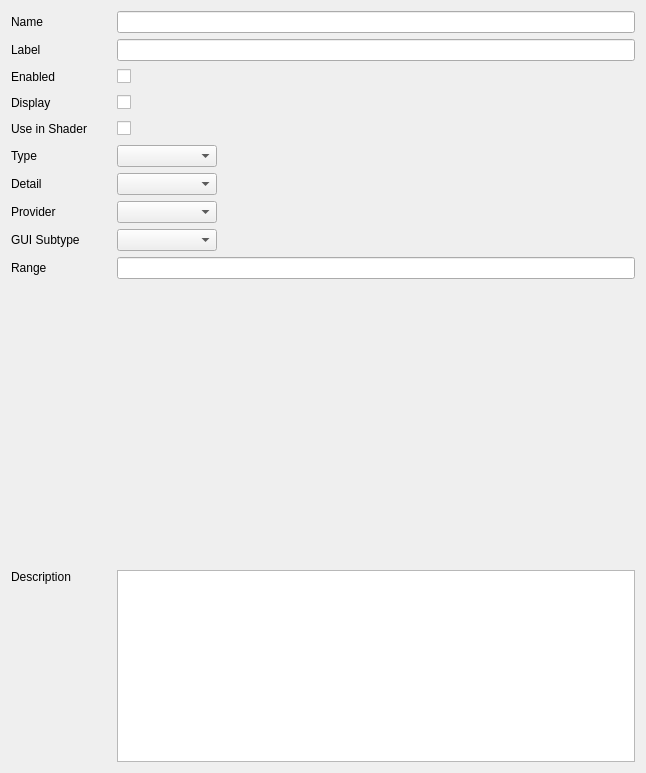
<?xml version="1.0" encoding="UTF-8"?>
<ui version="4.0">
 <class>NodeParamEditor</class>
 <widget class="QWidget" name="NodeParamEditor">
  <property name="geometry">
   <rect>
    <x>0</x>
    <y>0</y>
    <width>646</width>
    <height>773</height>
   </rect>
  </property>
  <property name="windowTitle">
   <string>Form</string>
  </property>
  <layout class="QVBoxLayout" name="verticalLayout">
   <item>
    <layout class="QHBoxLayout" name="horizontalLayout_2" stretch="0,1">
     <item>
      <widget class="QLabel" name="name_label">
       <property name="minimumSize">
        <size>
         <width>100</width>
         <height>0</height>
        </size>
       </property>
       <property name="text">
        <string>Name</string>
       </property>
      </widget>
     </item>
     <item>
      <widget class="QLineEdit" name="name_lineEdit"/>
     </item>
    </layout>
   </item>
   <item>
    <layout class="QHBoxLayout" name="horizontalLayout_3" stretch="0,1">
     <item>
      <widget class="QLabel" name="label_label">
       <property name="minimumSize">
        <size>
         <width>100</width>
         <height>0</height>
        </size>
       </property>
       <property name="text">
        <string>Label</string>
       </property>
      </widget>
     </item>
     <item>
      <widget class="QLineEdit" name="label_lineEdit"/>
     </item>
    </layout>
   </item>
   <item>
    <layout class="QHBoxLayout" name="horizontalLayout_12">
     <item>
      <widget class="QLabel" name="enabled_label">
       <property name="minimumSize">
        <size>
         <width>100</width>
         <height>0</height>
        </size>
       </property>
       <property name="text">
        <string>Enabled</string>
       </property>
      </widget>
     </item>
     <item>
      <widget class="QCheckBox" name="check_enabled">
       <property name="text">
        <string/>
       </property>
      </widget>
     </item>
     <item>
      <spacer name="horizontalSpacer_8">
       <property name="orientation">
        <enum>Qt::Horizontal</enum>
       </property>
       <property name="sizeHint" stdset="0">
        <size>
         <width>40</width>
         <height>20</height>
        </size>
       </property>
      </spacer>
     </item>
    </layout>
   </item>
   <item>
    <layout class="QHBoxLayout" name="horizontalLayout_5">
     <item>
      <widget class="QLabel" name="display_label">
       <property name="minimumSize">
        <size>
         <width>100</width>
         <height>0</height>
        </size>
       </property>
       <property name="text">
        <string>Display</string>
       </property>
      </widget>
     </item>
     <item>
      <widget class="QCheckBox" name="check_display">
       <property name="text">
        <string/>
       </property>
      </widget>
     </item>
     <item>
      <spacer name="horizontalSpacer_2">
       <property name="orientation">
        <enum>Qt::Horizontal</enum>
       </property>
       <property name="sizeHint" stdset="0">
        <size>
         <width>40</width>
         <height>20</height>
        </size>
       </property>
      </spacer>
     </item>
    </layout>
   </item>
   <item>
    <layout class="QHBoxLayout" name="horizontalLayout_6">
     <item>
      <widget class="QLabel" name="shader_label">
       <property name="minimumSize">
        <size>
         <width>100</width>
         <height>0</height>
        </size>
       </property>
       <property name="text">
        <string>Use in Shader</string>
       </property>
      </widget>
     </item>
     <item>
      <widget class="QCheckBox" name="check_shader">
       <property name="text">
        <string/>
       </property>
      </widget>
     </item>
     <item>
      <spacer name="horizontalSpacer_3">
       <property name="orientation">
        <enum>Qt::Horizontal</enum>
       </property>
       <property name="sizeHint" stdset="0">
        <size>
         <width>40</width>
         <height>20</height>
        </size>
       </property>
      </spacer>
     </item>
    </layout>
   </item>
   <item>
    <layout class="QHBoxLayout" name="horizontalLayout_7">
     <item>
      <widget class="QLabel" name="type_label">
       <property name="minimumSize">
        <size>
         <width>100</width>
         <height>0</height>
        </size>
       </property>
       <property name="text">
        <string>Type</string>
       </property>
      </widget>
     </item>
     <item>
      <widget class="QComboBox" name="type_comboBox">
       <property name="minimumSize">
        <size>
         <width>100</width>
         <height>0</height>
        </size>
       </property>
      </widget>
     </item>
     <item>
      <spacer name="horizontalSpacer_4">
       <property name="orientation">
        <enum>Qt::Horizontal</enum>
       </property>
       <property name="sizeHint" stdset="0">
        <size>
         <width>40</width>
         <height>20</height>
        </size>
       </property>
      </spacer>
     </item>
    </layout>
   </item>
   <item>
    <layout class="QHBoxLayout" name="horizontalLayout_8">
     <item>
      <widget class="QLabel" name="detail_label">
       <property name="minimumSize">
        <size>
         <width>100</width>
         <height>0</height>
        </size>
       </property>
       <property name="text">
        <string>Detail</string>
       </property>
      </widget>
     </item>
     <item>
      <widget class="QComboBox" name="detail_comboBox">
       <property name="minimumSize">
        <size>
         <width>100</width>
         <height>0</height>
        </size>
       </property>
      </widget>
     </item>
     <item>
      <spacer name="horizontalSpacer_5">
       <property name="orientation">
        <enum>Qt::Horizontal</enum>
       </property>
       <property name="sizeHint" stdset="0">
        <size>
         <width>40</width>
         <height>20</height>
        </size>
       </property>
      </spacer>
     </item>
    </layout>
   </item>
   <item>
    <layout class="QHBoxLayout" name="horizontalLayout_11">
     <item>
      <widget class="QLabel" name="provider_label_2">
       <property name="minimumSize">
        <size>
         <width>100</width>
         <height>0</height>
        </size>
       </property>
       <property name="text">
        <string>Provider</string>
       </property>
      </widget>
     </item>
     <item>
      <widget class="QComboBox" name="provider_comboBox">
       <property name="minimumSize">
        <size>
         <width>100</width>
         <height>0</height>
        </size>
       </property>
      </widget>
     </item>
     <item>
      <spacer name="horizontalSpacer_7">
       <property name="orientation">
        <enum>Qt::Horizontal</enum>
       </property>
       <property name="sizeHint" stdset="0">
        <size>
         <width>40</width>
         <height>20</height>
        </size>
       </property>
      </spacer>
     </item>
    </layout>
   </item>
   <item>
    <layout class="QHBoxLayout" name="horizontalLayout_9">
     <item>
      <widget class="QLabel" name="subtype_label">
       <property name="minimumSize">
        <size>
         <width>100</width>
         <height>0</height>
        </size>
       </property>
       <property name="text">
        <string>GUI Subtype</string>
       </property>
      </widget>
     </item>
     <item>
      <widget class="QComboBox" name="subtype_comboBox">
       <property name="minimumSize">
        <size>
         <width>100</width>
         <height>0</height>
        </size>
       </property>
      </widget>
     </item>
     <item>
      <spacer name="horizontalSpacer_6">
       <property name="orientation">
        <enum>Qt::Horizontal</enum>
       </property>
       <property name="sizeHint" stdset="0">
        <size>
         <width>40</width>
         <height>20</height>
        </size>
       </property>
      </spacer>
     </item>
    </layout>
   </item>
   <item>
    <layout class="QHBoxLayout" name="horizontalLayout_10" stretch="0,1">
     <item>
      <widget class="QLabel" name="range_label">
       <property name="minimumSize">
        <size>
         <width>100</width>
         <height>0</height>
        </size>
       </property>
       <property name="text">
        <string>Range</string>
       </property>
      </widget>
     </item>
     <item>
      <widget class="QLineEdit" name="range_lineEdit"/>
     </item>
    </layout>
   </item>
   <item>
    <widget class="QStackedWidget" name="value_stackedWidget">
     <widget class="QWidget" name="value_stackedWidgetPage1"/>
    </widget>
   </item>
   <item>
    <spacer name="verticalSpacer">
     <property name="orientation">
      <enum>Qt::Vertical</enum>
     </property>
     <property name="sizeHint" stdset="0">
      <size>
       <width>20</width>
       <height>0</height>
      </size>
     </property>
    </spacer>
   </item>
   <item>
    <layout class="QHBoxLayout" name="horizontalLayout_4" stretch="0,0">
     <item>
      <widget class="QLabel" name="descr_label">
       <property name="minimumSize">
        <size>
         <width>100</width>
         <height>0</height>
        </size>
       </property>
       <property name="text">
        <string>Description</string>
       </property>
       <property name="alignment">
        <set>Qt::AlignLeading|Qt::AlignLeft|Qt::AlignTop</set>
       </property>
      </widget>
     </item>
     <item>
      <widget class="QPlainTextEdit" name="descr_plainTextEdit">
       <property name="minimumSize">
        <size>
         <width>0</width>
         <height>60</height>
        </size>
       </property>
      </widget>
     </item>
    </layout>
   </item>
  </layout>
 </widget>
 <resources/>
 <connections/>
</ui>
